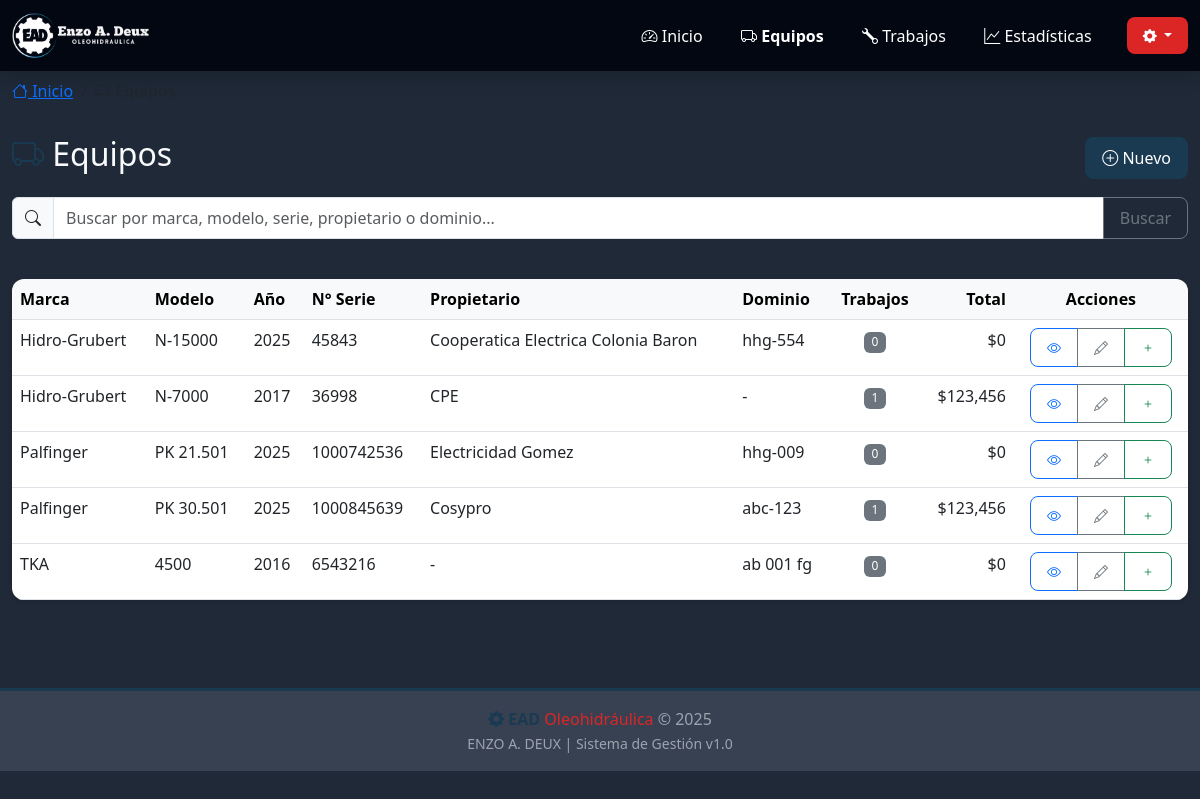
Screenshot of /equipos with the database file from the repository.
### app_web.py (models this page shows)
class BaseModel(Model):
    class Meta:
        database = db

class Equipment(BaseModel):
    marca = CharField()
    modelo = CharField()
    anio = IntegerField()
    n_serie = CharField()
    propietario = CharField(null=True)
    vehiculo = CharField(null=True)
    dominio = CharField(null=True)
    notes = TextField(null=True)

### app_web.py (the view, shortened to what this page needs)
@app.route('/equipos')
def equipos_list():
    search = request.args.get('search', '')
    equipos = Equipment.select().order_by(Equipment.marca, Equipment.modelo)
    equipos_list = []
    for eq in equipos:
        job_count = Job.select().where(Job.equipment == eq).count()
        total_spent = Job.select(fn.SUM(Job.budget)).where(Job.equipment == eq).scalar() or 0
        equipos_list.append({
            'id': eq.id,
            'marca': eq.marca,
            'modelo': eq.modelo,
            'anio': eq.anio,
            'n_serie': eq.n_serie,
            'propietario': eq.propietario or '-',
            'vehiculo': eq.vehiculo or '-',
            'dominio': eq.dominio or '-',
            'job_count': job_count,
            'total_spent': total_spent
        })
    return render_template('equipos.html', equipos=equipos_list, search=search)

### templates/equipos.html (shortened to what this page needs)
{% extends "base.html" %}
{% block breadcrumb %}
<nav aria-label="breadcrumb" class="mt-2">
    <div class="container-fluid">
        <ol class="breadcrumb">
            <li class="breadcrumb-item"><a href="/"><i class="bi bi-house"></i> Inicio</a></li>
            <li class="breadcrumb-item active" aria-current="page"><i class="bi bi-truck"></i> Equipos</li>
        </ol>
    </div>
</nav>
{% endblock %}
{% block content %}
<div class="animate-slide">
    <div class="row mb-4">
        <div class="col-12">
            <div class="d-flex justify-content-between align-items-center mb-3">
                <h2><i class="bi bi-truck" style="color: var(--ead-blue);"></i> Equipos</h2>
                <a href="/equipo/nuevo" class="btn btn-primary">
                    <i class="bi bi-plus-circle"></i> Nuevo
                </a>
            </div>
            <form method="get" action="/equipos" class="mb-3">
                <div class="input-group">
                    <span class="input-group-text"><i class="bi bi-search"></i></span>
                    <input type="text" class="form-control" name="search"
                           placeholder="Buscar por marca, modelo, serie, propietario o dominio..."
                           value="{{ search }}">
                    <button class="btn btn-outline-secondary" type="submit">Buscar</button>
                </div>
            </form>
        </div>
    </div>
    <div class="row">
        <div class="col-12">
            {% if equipos %}
            <div class="d-none d-md-block">
                <div class="card">
                    <div class="card-body p-0">
                        <div class="table-responsive">
                            <table class="table table-hover mb-0">
                                <thead class="table-light">
                                    <tr>
                                        <th>Marca</th>
                                        <th>Modelo</th>
                                        <th>Año</th>
                                        <th>N° Serie</th>
                                        <th>Propietario</th>
                                        <th>Dominio</th>
                                        <th class="text-center">Trabajos</th>
                                        <th class="text-end">Total</th>
                                        <th class="text-center">Acciones</th>
                                    </tr>
                                </thead>
                                <tbody>
                                    {% for equipo in equipos %}
                                    <tr>
                                        <td>{{ equipo.marca }}</td>
                                        <td>{{ equipo.modelo }}</td>
                                        <td>{{ equipo.anio }}</td>
                                        <td>{{ equipo.n_serie }}</td>
                                        <td>{{ equipo.propietario }}</td>
                                        <td>{{ equipo.dominio }}</td>
                                        <td class="text-center">
                                            <span class="badge bg-secondary">{{ equipo.job_count }}</span>
                                        </td>
                                        <td class="text-end">${{ "{:,.0f}".format(equipo.total_spent) }}</td>
                                        <td class="text-center">
                                            <div class="btn-group" role="group">
                                                <a href="/equipo/{{ equipo.id }}" class="btn btn-sm btn-outline-primary" title="Ver">
                                                    <i class="bi bi-eye"></i>
                                                </a>
                                                <a href="/equipo/{{ equipo.id }}/editar" class="btn btn-sm btn-outline-secondary" title="Editar">
                                                    <i class="bi bi-pencil"></i>
                                                </a>
                                                <a href="/trabajo/nuevo/{{ equipo.id }}" class="btn btn-sm btn-outline-success" title="Nuevo trabajo">
                                                    <i class="bi bi-plus"></i>
                                                </a>
                                            </div>
                                        </td>
                                    </tr>
                                    {% endfor %}
                                </tbody>
                            </table>
                        </div>
                    </div>
                </div>
            </div>
            {% endif %}
        </div>
    </div>
</div>
{% endblock %}

### templates/base.html (style rules this page uses)
:root { --ead-blue: #1a3a52; --ead-red: #dc2626; --ead-light-blue: #06b6d4; --primary-color: #1a3a52; --secondary-color: #dc2626; --accent-color: #06b6d4; --success-color: #10b981; --danger-color: #ef4444; --warning-color: #f59e0b; --info-color: #06b6d4; --dark-color: #0f2942; --light-gray: #f3f4f6; --bg-color: #ffffff; --bg-secondary: #f8fafc; --text-color: #1f2937; --text-muted: #6b7280; --border-color: #e5e7eb; --card-bg: #ffffff; --navbar-bg: var(--dark-color); --sidebar-bg: var(--dark-color); }
[data-theme="dark"] { --bg-color: #111827; --bg-secondary: #1f2937; --text-color: #f9fafb; --text-muted: #9ca3af; --border-color: #374151; --card-bg: #1f2937; --navbar-bg: #030712; --sidebar-bg: #030712; --light-gray: #374151; }
* { transition: background-color 0.3s ease, color 0.3s ease, border-color 0.3s ease; }
body { background-color: var(--bg-secondary); color: var(--text-color); min-height: 100vh; }
.card { background-color: var(--card-bg); color: var(--text-color); border-color: var(--border-color); }
.table { color: var(--text-color); }
.table-light { background-color: var(--light-gray); color: var(--text-color); }
.card { border: none; box-shadow: 0 2px 4px rgba(0,0,0,0.08); border-radius: 0.75rem; margin-bottom: 1.5rem; transition: all 0.3s; }
.btn { border-radius: 0.5rem; padding: 0.5rem 1rem; transition: all 0.3s; font-weight: 500; }
.btn-primary { background-color: var(--primary-color); border-color: var(--primary-color); }
.table-responsive { border-radius: 0.75rem; overflow: hidden; }
.table-hover tbody tr { transition: all 0.2s; }
.badge { padding: 0.35em 0.65em; border-radius: 0.375rem; font-weight: 500; }
.animate-slide { animation: slideIn 0.4s ease-out; }

### rows the page displays
Equipment: marca "Hidro-Grubert", modelo "N-15000", anio "2025", n_serie "45843", propietario "Cooperatica Electrica Colonia Baron", dominio "hhg-554", job_count "0", total_spent "0"
Equipment: marca "Hidro-Grubert", modelo "N-7000", anio "2017", n_serie "36998", propietario "CPE", dominio "-", job_count "1", total_spent "123,456"
Equipment: marca "Palfinger", modelo "PK 21.501", anio "2025", n_serie "1000742536", propietario "Electricidad Gomez", dominio "hhg-009", job_count "0", total_spent "0"
Equipment: marca "Palfinger", modelo "PK 30.501", anio "2025", n_serie "1000845639", propietario "Cosypro", dominio "abc-123", job_count "1", total_spent "123,456"
Equipment: marca "TKA", modelo "4500", anio "2016", n_serie "6543216", propietario "-", dominio "ab 001 fg", job_count "0", total_spent "0"
